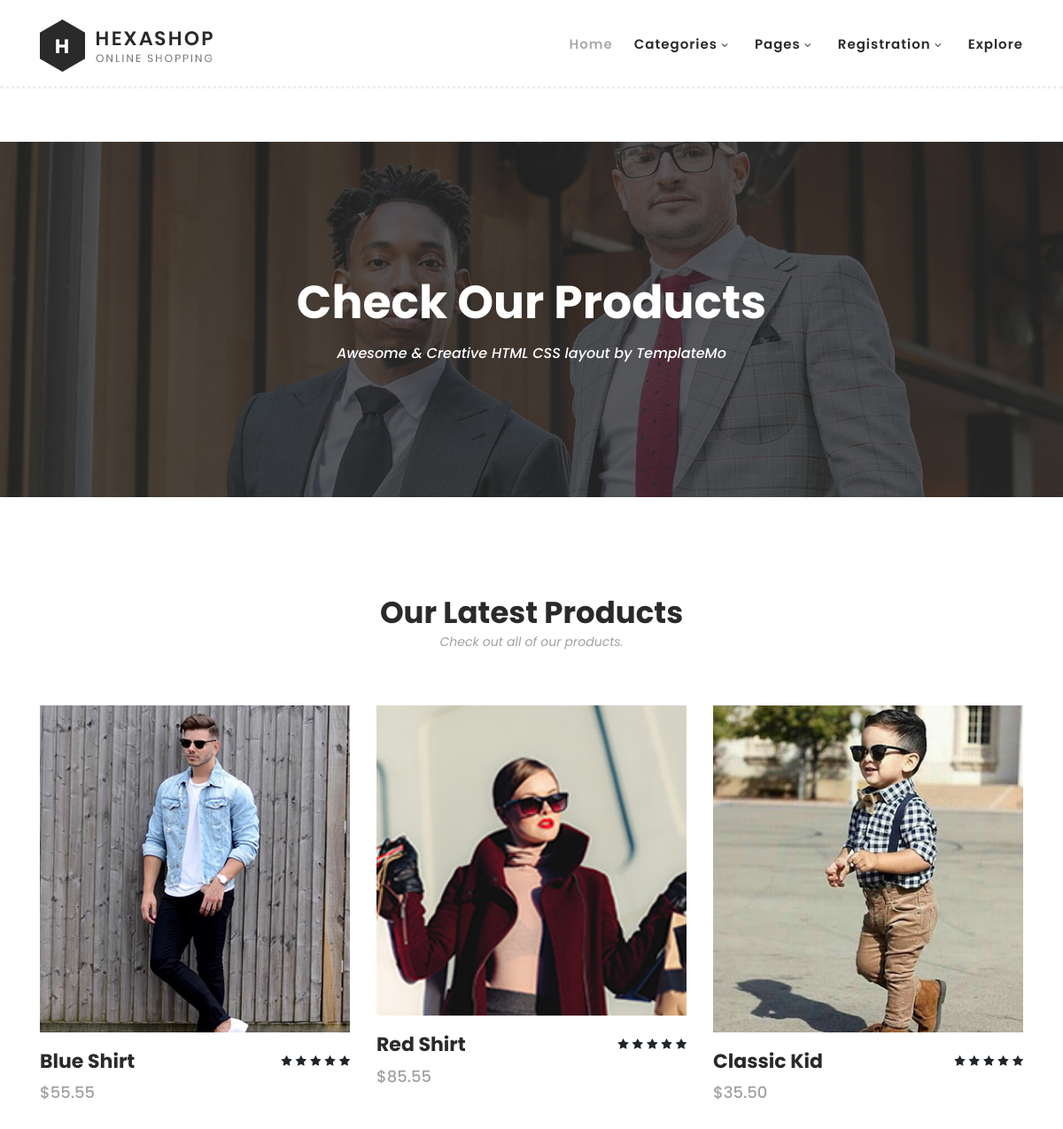
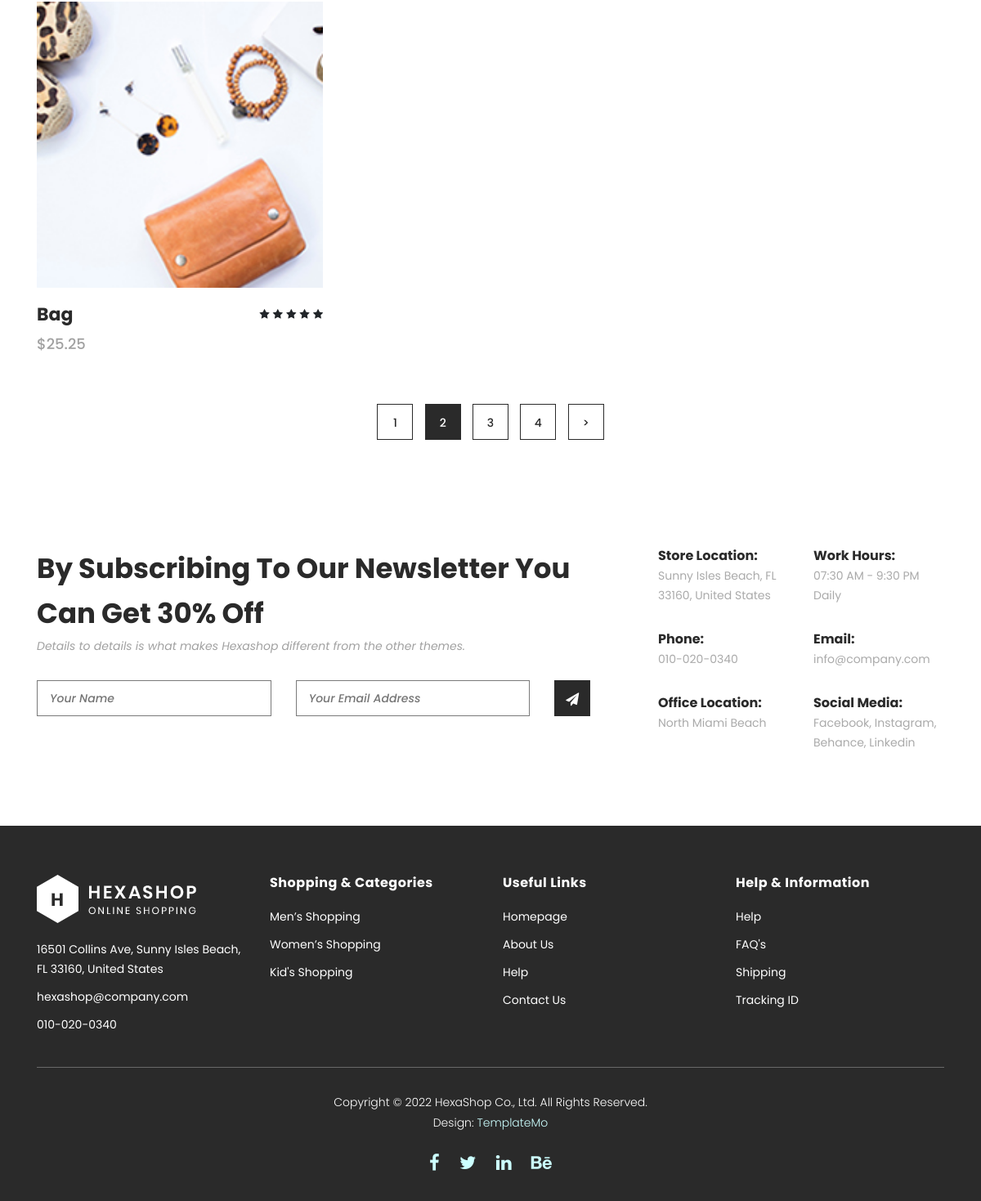
Screenshot of /products/ with the database file from the repository (2 pictures, top to bottom).
### products/models.py (models this page shows, shortened)
class Product(models.Model):
    title = models.CharField(max_length=100)
    slug = models.SlugField(unique=True)
    description = models.TextField()
    price = models.DecimalField(max_digits=6, decimal_places=2)
    image1 = models.ImageField(upload_to='products/')
    image2 = models.ImageField(upload_to='products/')
    category = models.ForeignKey(Category, related_name='products', on_delete=models.CASCADE)
    def get_absolute_url(self):
        return reverse('product_detail', args=[self.slug])

### products/views.py (the view)
# urls.py: path('', ProductListView.as_view(), name='products_list'),
class ProductListView(ListView):
    model = Product
    template_name = 'products/products.html'
    context_object_name = 'all_products'

### products/context_processors.py (called while the page is built)
def menu_categories(request):
    categories = Category.objects.all()
    return({'menu_categories' : categories})

### products/models.py (called while the page is built)
    def get_absolute_url(self):
        return reverse('category', args=[self.slug])

### products/templates/products/products.html (shortened to what this page needs)
{% extends '_base.html' %}
{% block content %}
    <div class="page-heading" id="top">
        <div class="container">
            <div class="row">
                <div class="col-lg-12">
                    <div class="inner-content">
                        <h2>Check Our Products</h2>
                        <span>Awesome &amp; Creative HTML CSS layout by TemplateMo</span>
                    </div>
                </div>
            </div>
        </div>
    </div>
    <section class="section" id="products">
        <div class="container">
            <div class="row">
                <div class="col-lg-12">
                    <div class="section-heading">
                        <h2>Our Latest Products</h2>
                        <span>Check out all of our products.</span>
                    </div>
                </div>
            </div>
        </div>
        <div class="container">
            <div class="row">
                {% for product in all_products %}
                    <div class="col-lg-4">
                        <div class="item">
                            <div class="thumb">
                                <img src="{{ product.image1.url }}" alt="">
                            </div>
                            <div class="down-content">
                                <h4>{{ product.title }}</h4>
                                <span>${{ product.price }}</span>
                                <ul class="stars">
                                    <li><i class="fa fa-star"></i></li>
                                    <li><i class="fa fa-star"></i></li>
                                    <li><i class="fa fa-star"></i></li>
                                    <li><i class="fa fa-star"></i></li>
                                    <li><i class="fa fa-star"></i></li>
                                </ul>
                            </div>
                        </div>
                    </div>
                {% endfor %}
                <div class="col-lg-12">
                    <div class="pagination">
                        <ul>
                            <li>
                                <a href="#">1</a>
                            </li>
                            <li class="active">
                                <a href="#">2</a>
                            </li>
                            <li>
                                <a href="#">3</a>
                            </li>
                            <li>
                                <a href="#">4</a>
                            </li>
                            <li>
                                <a href="#">></a>
                            </li>
                        </ul>
                    </div>
                </div>
            </div>
        </div>
    </section>
{% endblock content %}

### static/css/templatemo-hexashop.css (style rules this page uses)
html, body, div, span, applet, object, iframe, h1, h2, h3, h4, h5, h6, p, blockquote, div pre, a, abbr, acronym, address, big, cite, code, del, dfn, em, font, img, ins, kbd, q, s, samp, small, strike, strong, sub, sup, tt, var, b, u, i, center, dl, dt, dd, ol, ul, li, figure, header, nav, section, article, aside, footer, figcaption { margin: 0; padding: 0; border: 0; outline: 0; }
ul, li { padding: 0; margin: 0; list-style: none; }
header, nav, section, article, aside, footer, hgroup { display: block; }
* { box-sizing: border-box; }
html, body { font-family: 'Poppins', sans-serif; font-weight: 400; background-color: #fff; font-size: 16px; -ms-text-size-adjust: 100%; -webkit-font-smoothing: antialiased; -moz-osx-font-smoothing: grayscale; }
a { text-decoration: none !important; }
h1, h2, h3, h4, h5, h6 { margin-top: 0px; margin-bottom: 0px; }
ul { margin-bottom: 0px; }
html, body { background: #fff; font-family: 'Poppins', sans-serif; }
.section-heading h2 { font-size: 34px; font-weight: 700; color: #2a2a2a; }
.section-heading span { font-size: 14px; color: #a1a1a1; font-style: italic; font-weight: 400; }
.page-heading { margin-top: 160px; margin-bottom: 30px; background-image: url(../images/products-page-heading.jpg); background-position: center center; background-size: cover; background-repeat: no-repeat; }
.page-heading .inner-content { padding: 150px 0px; text-align: center; }
.page-heading .inner-content h2 { font-size: 52px; color: #fff; font-weight: 700; margin-bottom: 15px; }
.page-heading .inner-content span { font-size: 16px; font-weight: 500; color: #fff; font-style: italic; }
#products .section-heading { text-align: center; margin-bottom: 60px; margin-top: 80px; }
#products .item { margin-bottom: 30px; }
#products .item .thumb img { width: 100%; overflow: hidden; }
#products .item .down-content { padding-top: 20px; position: relative; z-index: 3; background-color: #fff; }
#products .item .down-content h4 { font-size: 22px; color: #2a2a2a; font-weight: 700; margin-bottom: 8px; }
#products .item .down-content span { font-size: 18px; color: #a1a1a1; font-weight: 500; display: block; }
#products .item .down-content ul.stars { position: absolute; right: 0; top: 20px; }
#products .item .down-content ul.stars li { display: inline; font-size: 13px; }
#products .item .thumb { position: relative; }
#products .pagination { margin-top: 30px; margin-bottom: 40px; }
#products .pagination ul { text-align: center; width: 100%; }
#products .pagination ul li { display: inline; margin: 0px 5px; }
#products .pagination ul li a { width: 44px; height: 44px; border: 1px solid #2a2a2a; display: inline-block; text-align: center; line-height: 44px; font-size: 14px; font-weight: 500; color: #2a2a2a; }
#products .pagination ul li a:hover, #products .pagination ul li.active a { background-color: #2a2a2a; color: #fff; }

### rows the page displays
Product: image1 (picture), title "Blue Shirt", price "55.55"
Product: image1 (picture), title "Red Shirt", price "85.55"
Product: image1 (picture), title "Classic Kid", price "35.50"
Product: image1 (picture), title "Bag", price "25.25"
